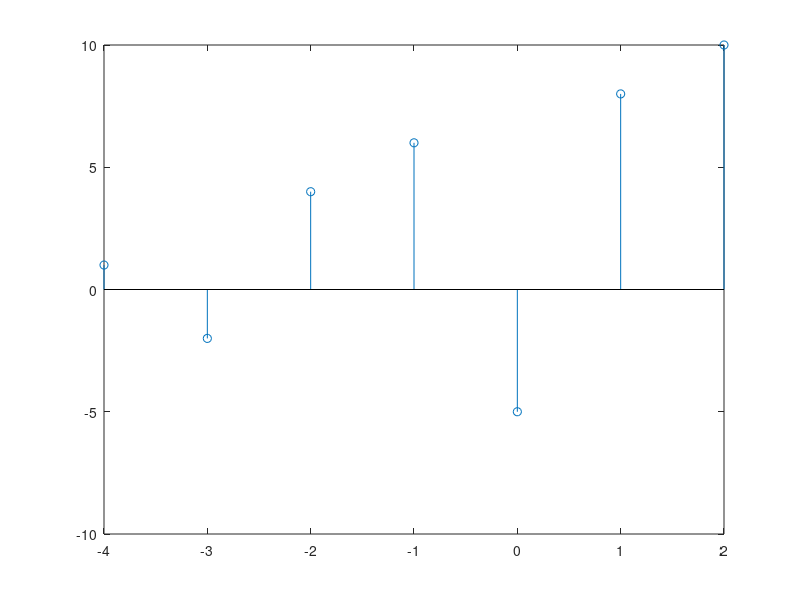
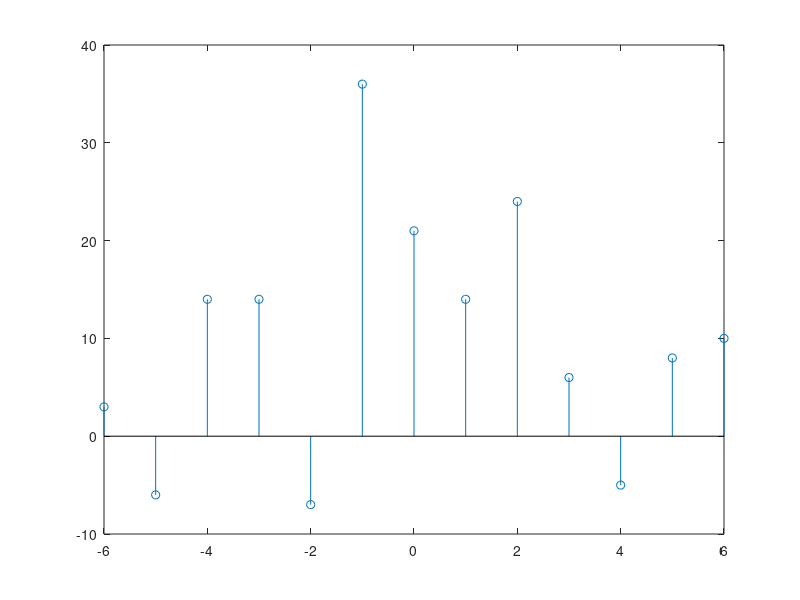

The MATLAB script that drew these images, in order:
x = [1 -2 4 6 -5 8 10];
n = [-4 -3 -2 -1 0 1 2];

n_total_start = min(n-2);
n_total_end = max(n+4);
n_total = [n_total_start:1:n_total_end];

x_total = zeros(1, length(n_total));
x_total(1:length(n)) = x_total(1:length(n)) + x.*3;
x_total(end-length(n)+1:end) = x_total(end-length(n)+1:end) + x;
x_total(3:2+length(x)) = x_total(3:2+length(x)) + x.*2;



figure
stem(n,x)

figure
stem(n_total,x_total)
